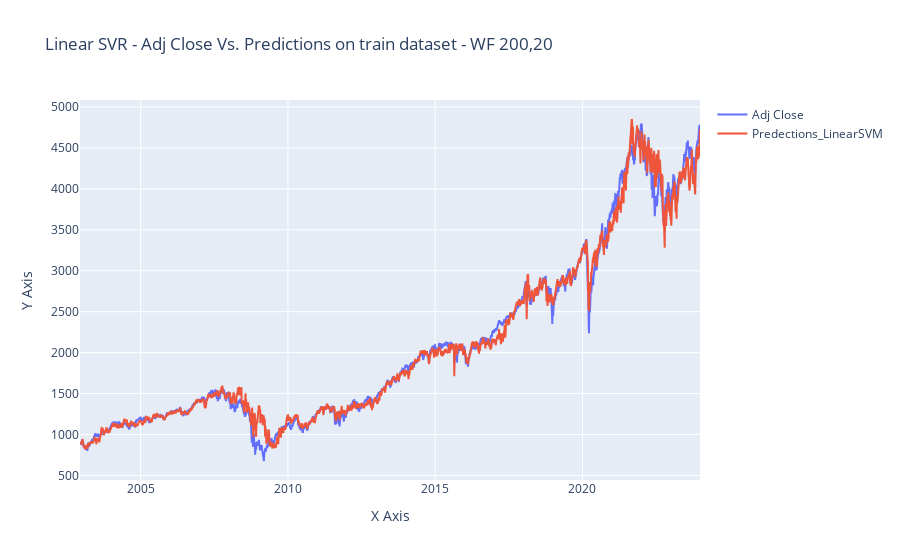

The cell this chart's notebook holds for it:
### Code cell
# Assuming df is your DataFrame containing the data
# Replace 'feature1' and 'feature2' with the names of the features you want to plot
feature1 = 'Adj Close'
feature2 = 'Predections_LinearSVM'

# Create line plot
fig = go.Figure(data=go.Scatter(
    x=sp500_d.index,  # Assuming the index represents x-axis values
    y=sp500_d[feature1],
    mode='lines',
    name=feature1
))

# Add another line plot for the second feature
fig.add_trace(go.Scatter(
    x=sp500_d.index,  # Assuming the index represents x-axis values
    y=sp500_d[feature2],
    mode='lines',
    name=feature2
))

# Customize layout
fig.update_layout(
    title='Linear SVR - Adj Close Vs. Predictions on train dataset - WF 200,20',
    xaxis=dict(title='X Axis'),  # Customize x-axis label
    yaxis=dict(title='Y Axis'),  # Customize y-axis label
    hovermode='closest'
)

# Show plot
fig.show()

### Figure 1 — Plotly figure (JSON) as saved in the notebook; plotly's stock layout.template omitted (floating-point values rounded to 4 significant figures; data arrays with more than 128 entries replaced by an {"elided": "..."} marker saying what was removed)
{"data": [{"mode": "lines", "name": "Adj Close", "type": "scatter", "x": {"elided": "5300 str values"}, "y": {"elided": "5300 float values"}}, {"mode": "lines", "name": "Predections_LinearSVM", "type": "scatter", "x": {"elided": "5300 str values"}, "y": {"elided": "5300 float values"}}], "layout": {"hovermode": "closest", "title": {"text": "Linear SVR - Adj Close Vs. Predictions on train dataset - WF 200,20"}, "xaxis": {"title": {"text": "X Axis"}}, "yaxis": {"title": {"text": "Y Axis"}}}}
